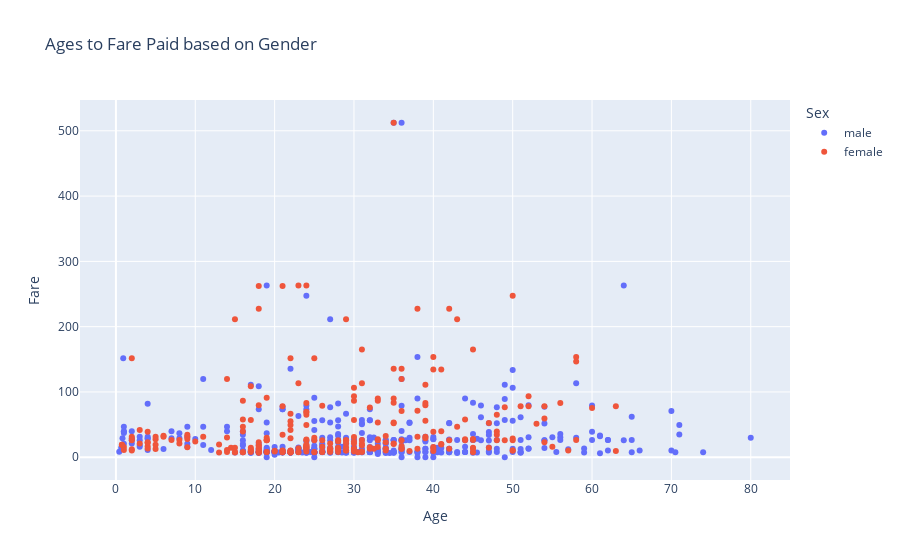

Here is the notebook cell this chart was saved with:
### Markdown cell above
## 1.4.6  Using a scatter plot, plot the ages to the fare paid by the each passenger based on their gender.

### Code cell
fig=px.scatter(titanic,x="Age",y="Fare",color="Sex",title="Ages to Fare Paid based on Gender")
fig.show()

### Figure 1 — Plotly figure (JSON) as saved in the notebook; plotly's stock layout.template omitted (floating-point values rounded to 4 significant figures; data arrays with more than 128 entries replaced by an {"elided": "..."} marker saying what was removed)
{"data": [{"hovertemplate": "Sex=male<br>Age=%{x}<br>Fare=%{y}<extra></extra>", "legendgroup": "male", "marker": {"color": "#636efa", "symbol": "circle"}, "mode": "markers", "name": "male", "orientation": "v", "showlegend": true, "type": "scatter", "x": {"elided": "453 float values"}, "xaxis": "x", "y": {"elided": "453 float values"}, "yaxis": "y"}, {"hovertemplate": "Sex=female<br>Age=%{x}<br>Fare=%{y}<extra></extra>", "legendgroup": "female", "marker": {"color": "#EF553B", "symbol": "circle"}, "mode": "markers", "name": "female", "orientation": "v", "showlegend": true, "type": "scatter", "x": {"elided": "259 float values"}, "xaxis": "x", "y": {"elided": "259 float values"}, "yaxis": "y"}], "layout": {"legend": {"title": {"text": "Sex"}, "tracegroupgap": 0}, "title": {"text": "Ages to Fare Paid based on Gender"}, "xaxis": {"anchor": "y", "domain": [0, 1], "title": {"text": "Age"}}, "yaxis": {"anchor": "x", "domain": [0, 1], "title": {"text": "Fare"}}}}
